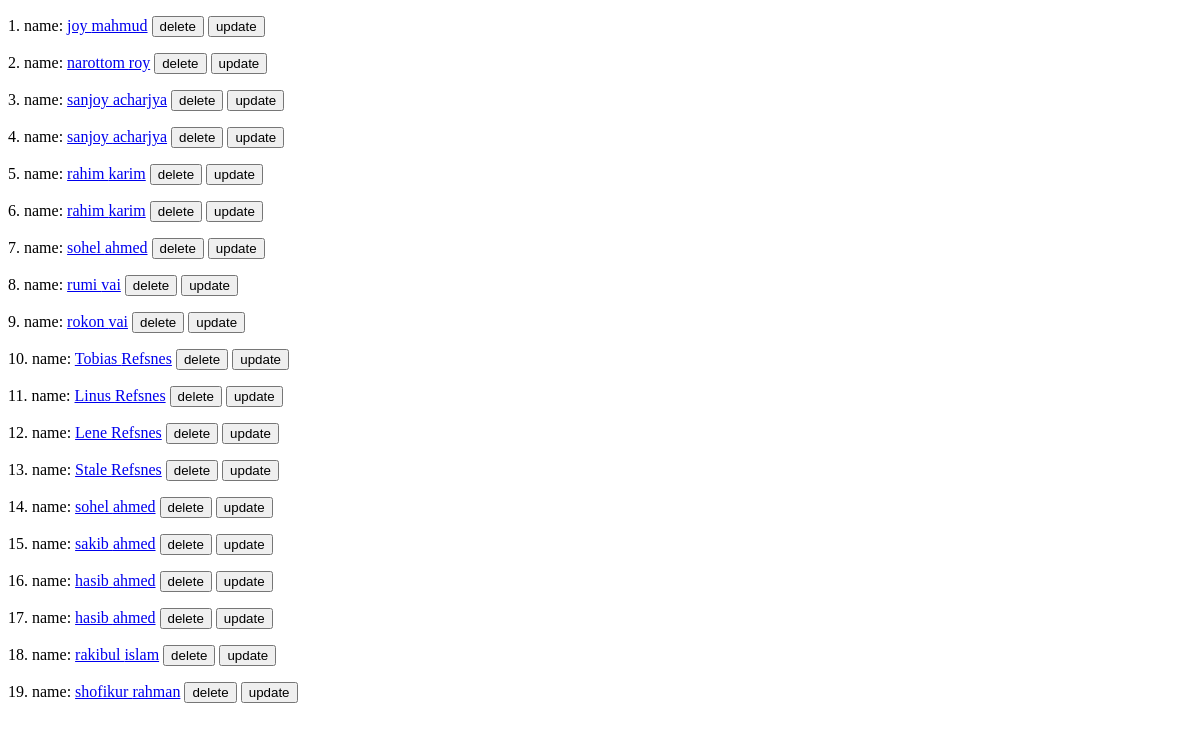
The app's page /members/viewAllMembers/, older data.
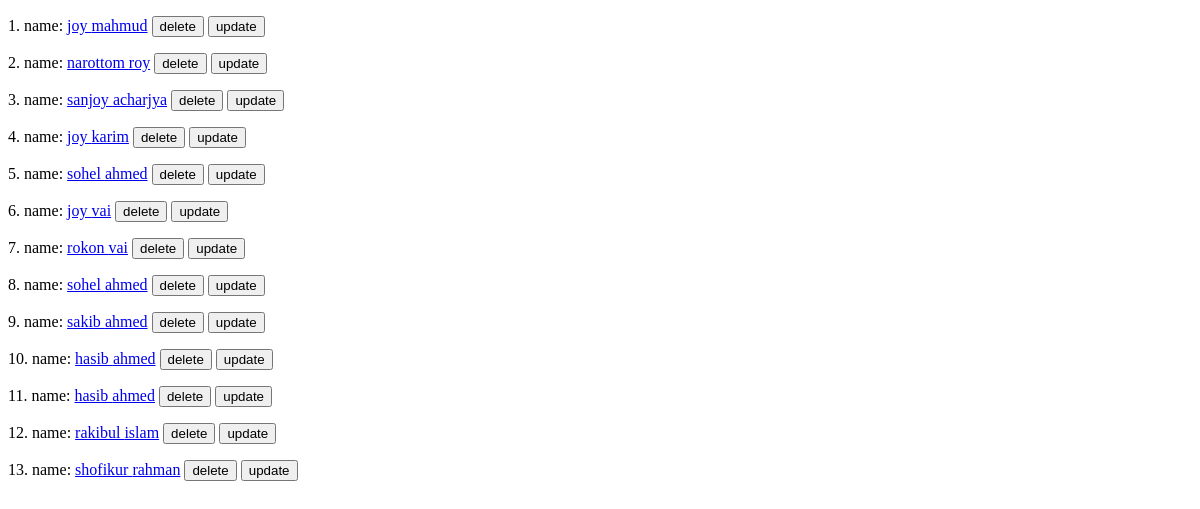
The same page, newer data.
### members/models.py (models this page shows)
class Member(models.Model):
    firstname=models.CharField(max_length=100)
    lastname=models.CharField(max_length=100)
    age=models.IntegerField(null=True)

### members/views.py (the view)
# urls.py: path('viewAllMembers/',views.view_members,name="view_members"),
def view_members(request):
    members=Member.objects.all().values()
    context={
        "allMembers":members
    }
    return render(request,'view_members.html',context)

### members/templates/view_members.html (shortened to what this page needs)
<!DOCTYPE html>
<html lang="en">
<head>
</head>
<body>
    <div>
        {% for x in allMembers %}
        <p> {{forloop.counter}}. name: <a href="http://127.0.0.1:8000/members/memberDetails/{{x.id}}">{{x.firstname}} {{x.lastname}}</a> <a href="{% url 'deleteMember' x.id%}"><button>delete</button></a>
            <a href="{% url 'update_member' x.id%}"><button>update</button></a>
        </p>
        {% endfor %}
    </div>
</body>
</html>

Row changes from the older to the newer data that the page shows:
removed Member: firstname "sanjoy", lastname "acharjya"
removed Member: firstname "rahim", lastname "karim"
removed Member: firstname "Tobias", lastname "Refsnes"
removed Member: firstname "Linus", lastname "Refsnes"
removed Member: firstname "Lene", lastname "Refsnes"
removed Member: firstname "Stale", lastname "Refsnes"
changed Member "karim": firstname "rahim" → "joy"
changed Member (number 6 of 13 on the later page): firstname "rumi" → "joy"
